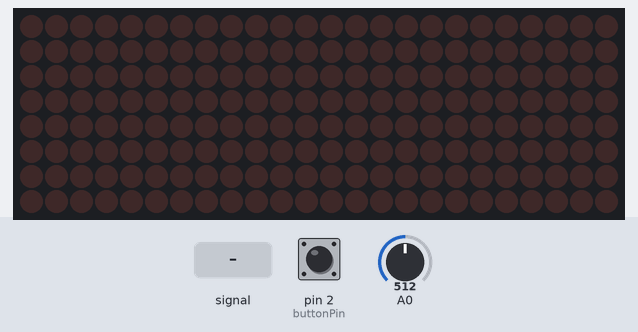
Bench run of a sketch on a simulated Arduino Uno, built with avr-gcc and run on an emulated ATmega328P. Parts: 24×8 LED matrix. The inputs (shaded band) are chosen by the test bench; at power-on: A0 = 512, pin 2 (buttonPin) LOW.

Above: at 1.2 s.
1.3 s: A0 fed a 200 Hz sine of ±81 counts around its level
At 1.62 s:
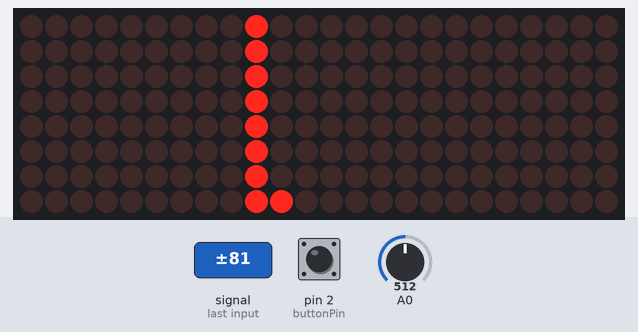
3.5 s: A0 set to 900
At 5.0 s:
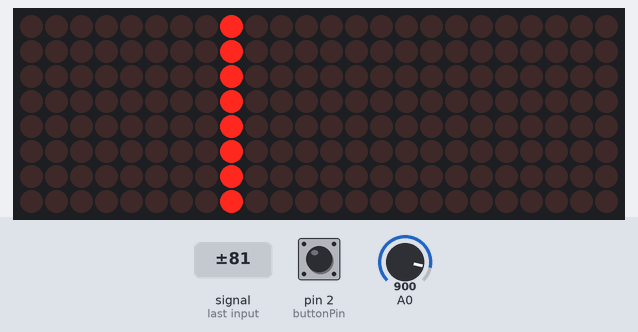
5.3 s: pin 2 (buttonPin) pulled HIGH for 0.15 s
At 6.0 s:
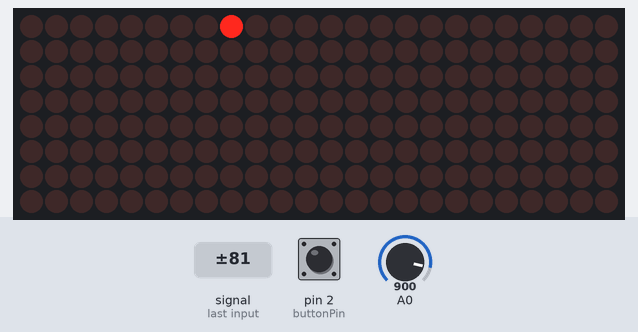
6.9 s: A0 set to 0
At 7.9 s:
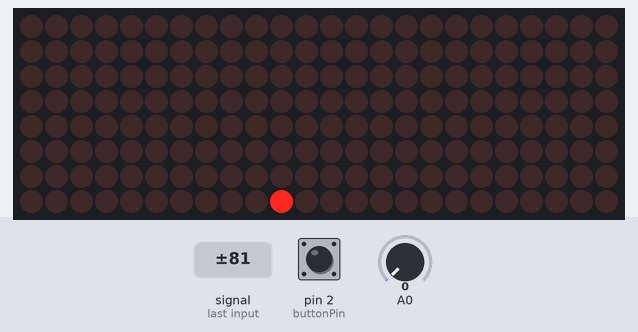
8.8 s: A0 set to 18
At 9.3 s:
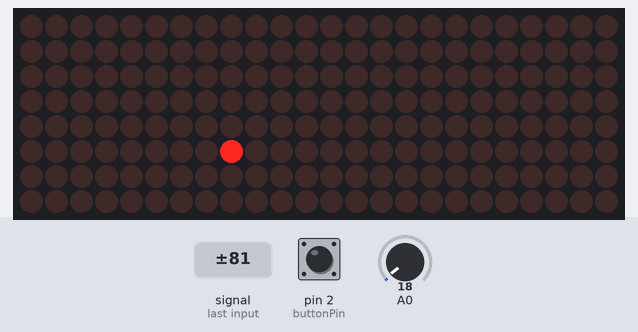
10.3 s: pin 2 (buttonPin) pulled HIGH for 1 s
At 11.5 s:
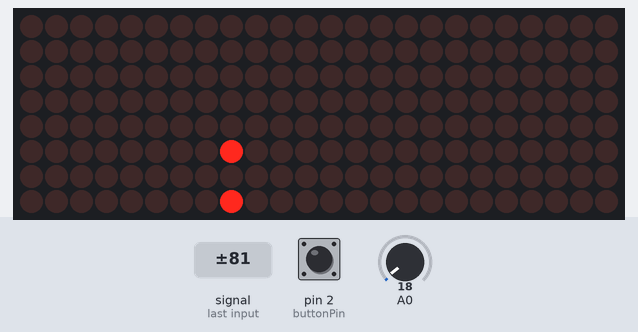
Timing chart, 0 to 13.3 s (numbered marks = the images above; inputs shaded):
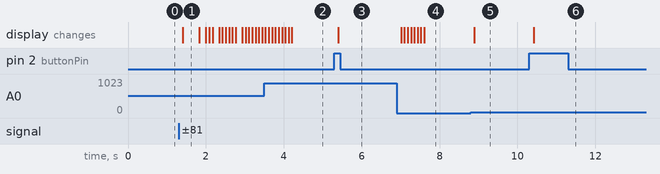

Measured:
- after the input at 1.3 s, the display: changes after 0.11 s (image 1)
- after the input at 3.5 s, the display: first differs from a run without the input after 0.11 s (image 2 shows a later state)
- after the input at 5.3 s, the display: changes after 0.10 s (image 3)
- after the input at 6.9 s, the display: first changes after 0.12 s (image 4 shows a later state)
- after the input at 8.8 s, the display: changes after 0.09 s (image 5)
- after the input at 10.3 s, the display: changes after 0.11 s (image 6)
- what the display in image 1 shows lasts 0.4 s, from 1.4 s to 1.8 s

The sketch:

max7219.ino
```cpp
/*
大方格频谱灯
   项目之四：24段三级联FFT浮点多色频谱灯
*/

#include <arduinoFFT.h>
#include <MD_MAX72xx.h>
#include <SPI.h>

#define SAMPLES 64
#define HARDWARE_TYPE MD_MAX72XX::FC16_HW
#define MAX_DEVICES  3
#define CLK_PIN   13
#define DATA_PIN  11
#define CS_PIN    10
#define  xres 24
#define  yres 8


int MY_ARRAY[] = {0, 128, 192, 224, 240, 248, 252, 254, 255};
int MY_MODE_1[] = {0, 128, 192, 224, 240, 248, 252, 254, 255};
int MY_MODE_2[] = {0, 128, 64, 32, 16, 8, 4, 2, 1};
int MY_MODE_3[] = {0, 128, 192, 160, 144, 136, 132, 130, 129};
int MY_MODE_4[] = {0, 128, 192, 160, 208, 232, 244, 250, 253};
int MY_MODE_5[] = {0, 1, 3, 7, 15, 31, 63, 127, 255};


double vReal[SAMPLES];
double vImag[SAMPLES];
char data_avgs[xres];

int yvalue;
int displaycolumn , displayvalue;
int peaks[xres];
const int buttonPin = 2;
int state = HIGH;
int previousState = LOW;
int displaymode = 1;
unsigned long lastDebounceTime = 0;
unsigned long debounceDelay = 50;


MD_MAX72XX mx = MD_MAX72XX(HARDWARE_TYPE, CS_PIN, MAX_DEVICES);
arduinoFFT FFT = arduinoFFT();


void setup() {

  ADCSRA = 0b11100101;
  ADMUX = 0b00000000;
  pinMode(buttonPin, INPUT);
  mx.begin();
  delay(50);
}

void loop() {
  // ++ Sampling
  for (int i = 0; i < SAMPLES; i++)
  {
    while (!(ADCSRA & 0x10));
    ADCSRA = 0b11110101 ;
    int value = ADC - 512 ;
    vReal[i] = value / 8;
    vImag[i] = 0;
  }

  FFT.Windowing(vReal, SAMPLES, FFT_WIN_TYP_HAMMING, FFT_FORWARD);
  FFT.Compute(vReal, vImag, SAMPLES, FFT_FORWARD);
  FFT.ComplexToMagnitude(vReal, vImag, SAMPLES);

  int step = (SAMPLES / 2) / xres;
  int c = 0;
  for (int i = 0; i < (SAMPLES / 2); i += step)
  {
    data_avgs[c] = 0;
    for (int k = 0 ; k < step ; k++) {
      data_avgs[c] = data_avgs[c] + vReal[i + k];
    }
    data_avgs[c] = data_avgs[c] / step;
    c++;
  }

  for (int i = 0; i < xres; i++)
  {
    data_avgs[i] = constrain(data_avgs[i], 0, 80);
    data_avgs[i] = map(data_avgs[i], 0, 80, 0, yres);
    yvalue = data_avgs[i];

    peaks[i] = peaks[i] - 1;
    if (yvalue > peaks[i])
      peaks[i] = yvalue ;
    yvalue = peaks[i];
    displayvalue = MY_ARRAY[yvalue];
    displaycolumn = 15 - i;
    mx.setColumn(displaycolumn, displayvalue);
  }

  displayModeChange ();
}

void displayModeChange() {
  int reading = digitalRead(buttonPin);
  if (reading == HIGH && previousState == LOW && millis() - lastDebounceTime > debounceDelay)

  {

    switch (displaymode) {
      case 1:
        displaymode = 2;
        for (int i = 0 ; i <= 8 ; i++ ) {
          MY_ARRAY[i] = MY_MODE_2[i];
        }
        break;
      case 2:
        displaymode = 3;
        for (int i = 0 ; i <= 8 ; i++ ) {
          MY_ARRAY[i] = MY_MODE_3[i];
        }
        break;
      case 3:
        displaymode = 4;
        for (int i = 0 ; i <= 8 ; i++ ) {
          MY_ARRAY[i] = MY_MODE_4[i];
        }
        break;
      case 4:
        displaymode = 5;
        for (int i = 0 ; i <= 8 ; i++ ) {
          MY_ARRAY[i] = MY_MODE_5[i];
        }
        break;
      case 5:
        displaymode = 1;
        for (int i = 0 ; i <= 8 ; i++ ) {
          MY_ARRAY[i] = MY_MODE_1[i];
        }
        break;
    }

    lastDebounceTime = millis();
  }
  previousState = reading;
}
```
